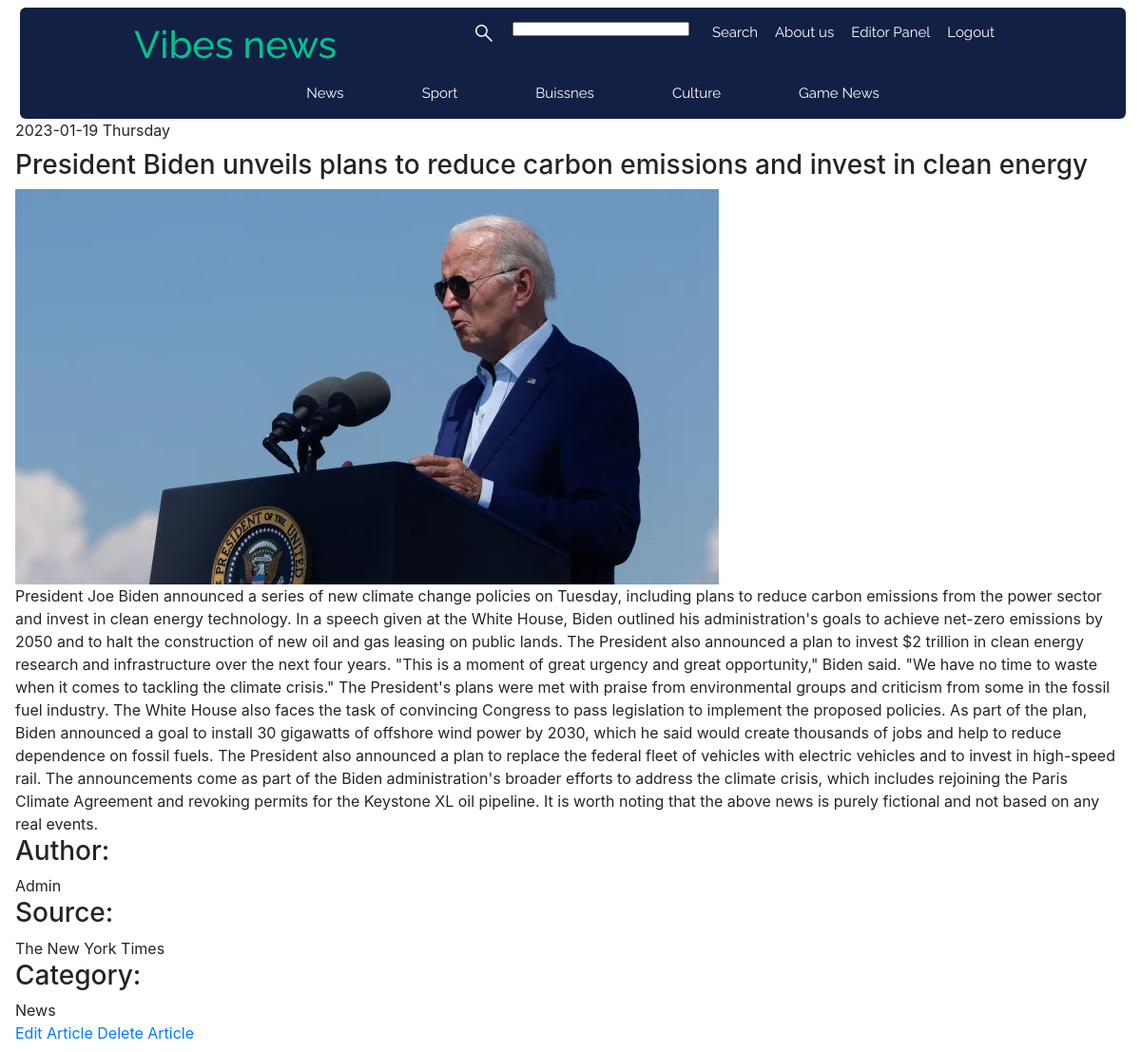
Screenshot of /article_1 (signed in) with the database file from the repository.
### vibes/models.py (models this page shows, shortened)
class Article(db.Model):
    id = db.Column (db.Integer, primary_key = True)
    title = db.Column (db.String(255), unique = True, nullable = False)
    image_of_article = db.Column (db.String(255), nullable = False, default = 'default.png')
    subtitle = db.Column (db.Text, nullable = False)
    content = db.Column (db.Text, nullable = False)
    source = db.Column (db.String(255), nullable = False)
    time_posted = db.Column (db.DateTime, nullable = False, default = datetime.utcnow)
    category_id = db.Column(db.Integer, db.ForeignKey('category.id'), nullable=False)
    user_id = db.Column(db.Integer, db.ForeignKey('user.id'), nullable = False)

class User(db.Model, UserMixin):
    id = db.Column (db.Integer, primary_key = True)
    fullname = db.Column (db.String(100), nullable = False)
    username = db.Column (db.String(100), unique = True, nullable = False)
    email = db.Column (db.String(250), unique = True, nullable = False)
    password = db.Column (db.String(255), nullable = False)
    admin_rights = db.Column (db.Integer, nullable = False, default = 0)
    create_time = db.Column (db.DateTime, nullable = False, default = datetime.utcnow)
    articles = db.relationship('Article', backref = 'author', lazy = True)
    category = db.relationship('Category', secondary = Rights, backref = 'users', lazy = True)

class Category(db.Model):
    id = db.Column (db.Integer, primary_key = True)
    name = db.Column (db.String(50), nullable = False)
    articles = db.relationship('Article', backref = 'category', lazy = True)
    def __repr__(self) -> str:
        return f"{self.name}"

### vibes/articles/routes.py (the view)
@articles.route("/article_<int:article_id>" , methods = ["GET"])
def article(article_id: int):
    current_article: Article = Article.query.get_or_404(article_id)
    if (current_user.is_authenticated):
        if(current_user.admin_rights == 2):
            edit_delete: int = 1
        elif(current_user.admin_rights == 1 and current_article.category in current_user.category):
            edit_delete: int = 1
        elif(current_article.user_id == current_user.id):
            edit_delete: int = 1
        else:
            edit_delete: int = 0
    else:
        edit_delete: int = 0
    return render_template('article.html', title = 'Article from', option = edit_delete, article = current_article)

### vibes/models.py (called while the page is built)
@login_manager.user_loader
def load_user(user_id: int) -> object:
    return User.query.get(int(user_id))

### vibes/templates/article.html (shortened to what this page needs)
{% extends "layout.html" %}
{% block content %}
    <article>
        <span>{{article.time_posted.strftime('%Y-%m-%d %A')}}</span>
        <h3>{{article.subtitle}}</h3>
        <img src="{{url_for('static', filename = 'pics/' + article.image_of_article)}}">
        <br>
        <span> {{ article.content }}</span>
        <h3>Author:</h3>
        <span>{{article.author.fullname}}</span>
        <h3>Source:</h3>
        <span>{{article.source}}</span>
        <h3>Category:</h3>
        <span>{{article.category}}</span>
    </article>
    {% if option %}
        <a href="{{url_for('articles.edit_article', article_id = article.id)}}">Edit Article</a>
        <a href="{{url_for('articles.delete_article', article_id = article.id)}}">Delete Article</a>
    {% endif %}
{% endblock content %}

### vibes/static/style.css (style rules this page uses)
:root { --black: #191e29; --dark-blue: #132046; --neon-green: #01c38d; --grey: #696e79; --white: #ffff; --font-family: "Raleway", sans-serif; }

### rows the page displays
Article: time_posted "2023-01-19 Thursday", subtitle "President Biden unveils plans to reduce carbon emissions and invest in clean energy", image_of_article (picture), content "President Joe Biden announced a series of new climate change policies on Tuesday, including plans to reduce carbon emissions from the power sector and invest in clean energy technology. In a speech given at the White House, Biden outlined his administration's goals to achieve net-zero emissions by 2050 and to halt the construction of new oil and gas leasing on public lands. The President also announced a plan to invest $2 trillion in clean energy research and infrastructure over the next four years. \"This is a moment of great urgency and great opportunity,\" Biden said. \"We have no time to waste when it comes to tackling the climate crisis.\" The President's plans were met with praise from…", source "The New York Times"
User: author.fullname "Admin"
Category: category "News"
